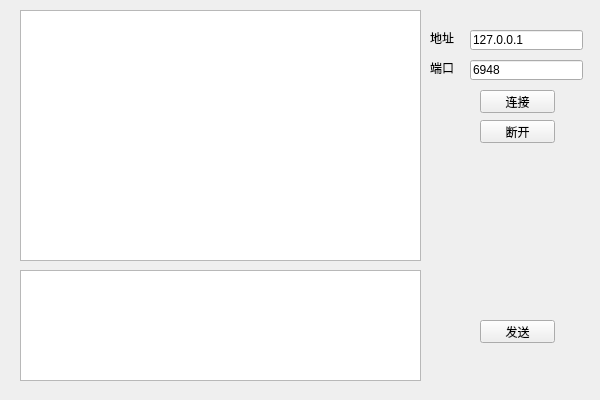
<?xml version="1.0" encoding="UTF-8"?>
<ui version="4.0">
 <class>Widget</class>
 <widget class="QWidget" name="Widget">
  <property name="geometry">
   <rect>
    <x>0</x>
    <y>0</y>
    <width>600</width>
    <height>400</height>
   </rect>
  </property>
  <property name="windowTitle">
   <string>EasyTcp - Client</string>
  </property>
  <widget class="QTextEdit" name="txtedtMsg">
   <property name="geometry">
    <rect>
     <x>20</x>
     <y>10</y>
     <width>401</width>
     <height>251</height>
    </rect>
   </property>
   <property name="readOnly">
    <bool>true</bool>
   </property>
  </widget>
  <widget class="QTextEdit" name="txtedtInput">
   <property name="geometry">
    <rect>
     <x>20</x>
     <y>270</y>
     <width>401</width>
     <height>111</height>
    </rect>
   </property>
  </widget>
  <widget class="QLineEdit" name="ledtHost">
   <property name="geometry">
    <rect>
     <x>470</x>
     <y>30</y>
     <width>113</width>
     <height>20</height>
    </rect>
   </property>
   <property name="text">
    <string>127.0.0.1</string>
   </property>
  </widget>
  <widget class="QLabel" name="label">
   <property name="geometry">
    <rect>
     <x>430</x>
     <y>30</y>
     <width>31</width>
     <height>16</height>
    </rect>
   </property>
   <property name="text">
    <string>地址</string>
   </property>
  </widget>
  <widget class="QLabel" name="label_2">
   <property name="geometry">
    <rect>
     <x>430</x>
     <y>60</y>
     <width>31</width>
     <height>16</height>
    </rect>
   </property>
   <property name="text">
    <string>端口</string>
   </property>
  </widget>
  <widget class="QLineEdit" name="ledtPort">
   <property name="geometry">
    <rect>
     <x>470</x>
     <y>60</y>
     <width>113</width>
     <height>20</height>
    </rect>
   </property>
   <property name="text">
    <string>6948</string>
   </property>
  </widget>
  <widget class="QPushButton" name="btnConnect">
   <property name="geometry">
    <rect>
     <x>480</x>
     <y>90</y>
     <width>75</width>
     <height>23</height>
    </rect>
   </property>
   <property name="text">
    <string>连接</string>
   </property>
  </widget>
  <widget class="QPushButton" name="btnDisconnect">
   <property name="geometry">
    <rect>
     <x>480</x>
     <y>120</y>
     <width>75</width>
     <height>23</height>
    </rect>
   </property>
   <property name="text">
    <string>断开</string>
   </property>
  </widget>
  <widget class="QPushButton" name="btnSend">
   <property name="geometry">
    <rect>
     <x>480</x>
     <y>320</y>
     <width>75</width>
     <height>23</height>
    </rect>
   </property>
   <property name="text">
    <string>发送</string>
   </property>
  </widget>
 </widget>
 <layoutdefault spacing="6" margin="11"/>
 <resources/>
 <connections/>
</ui>
